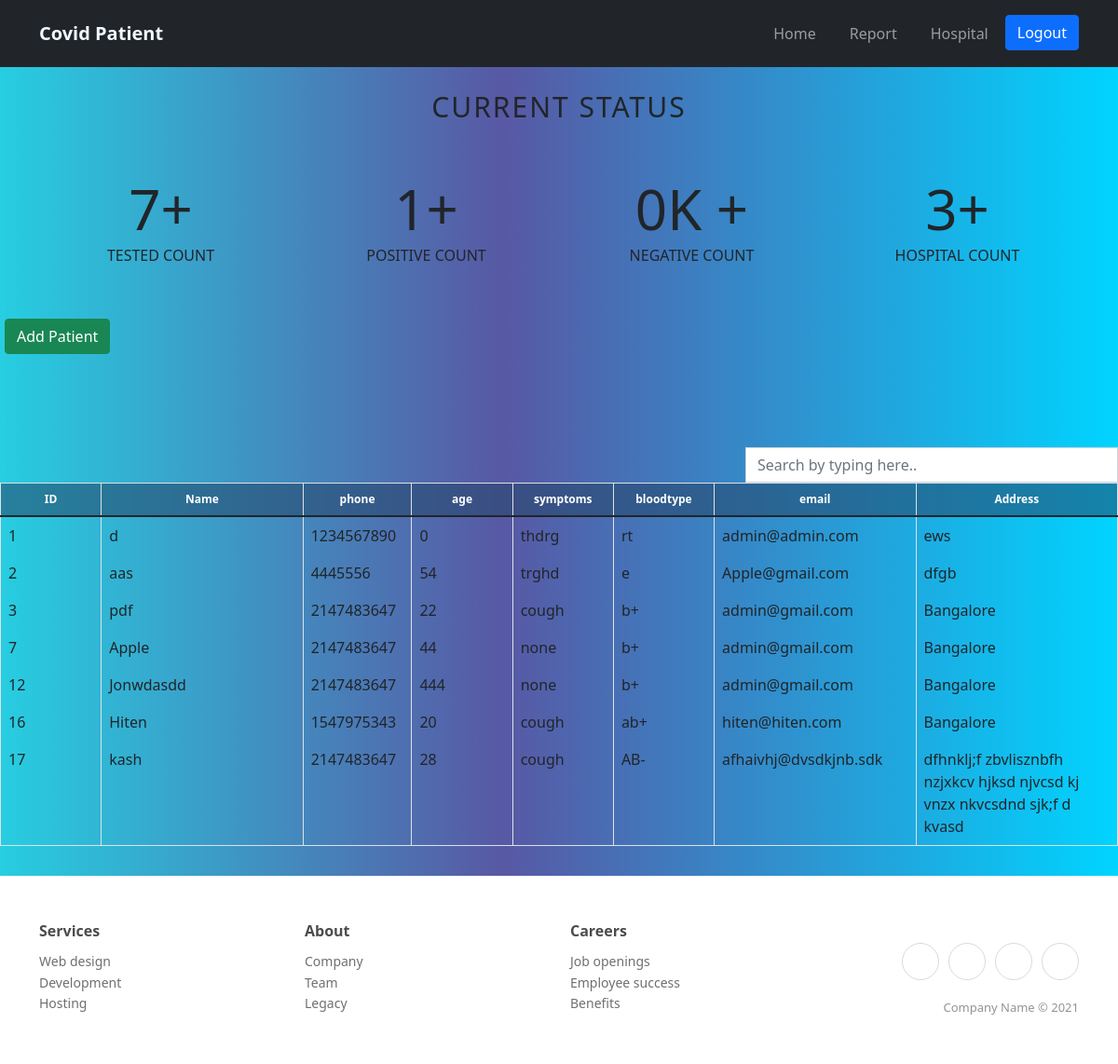
/dashboard.php, run on an earlier commit of the app's database.
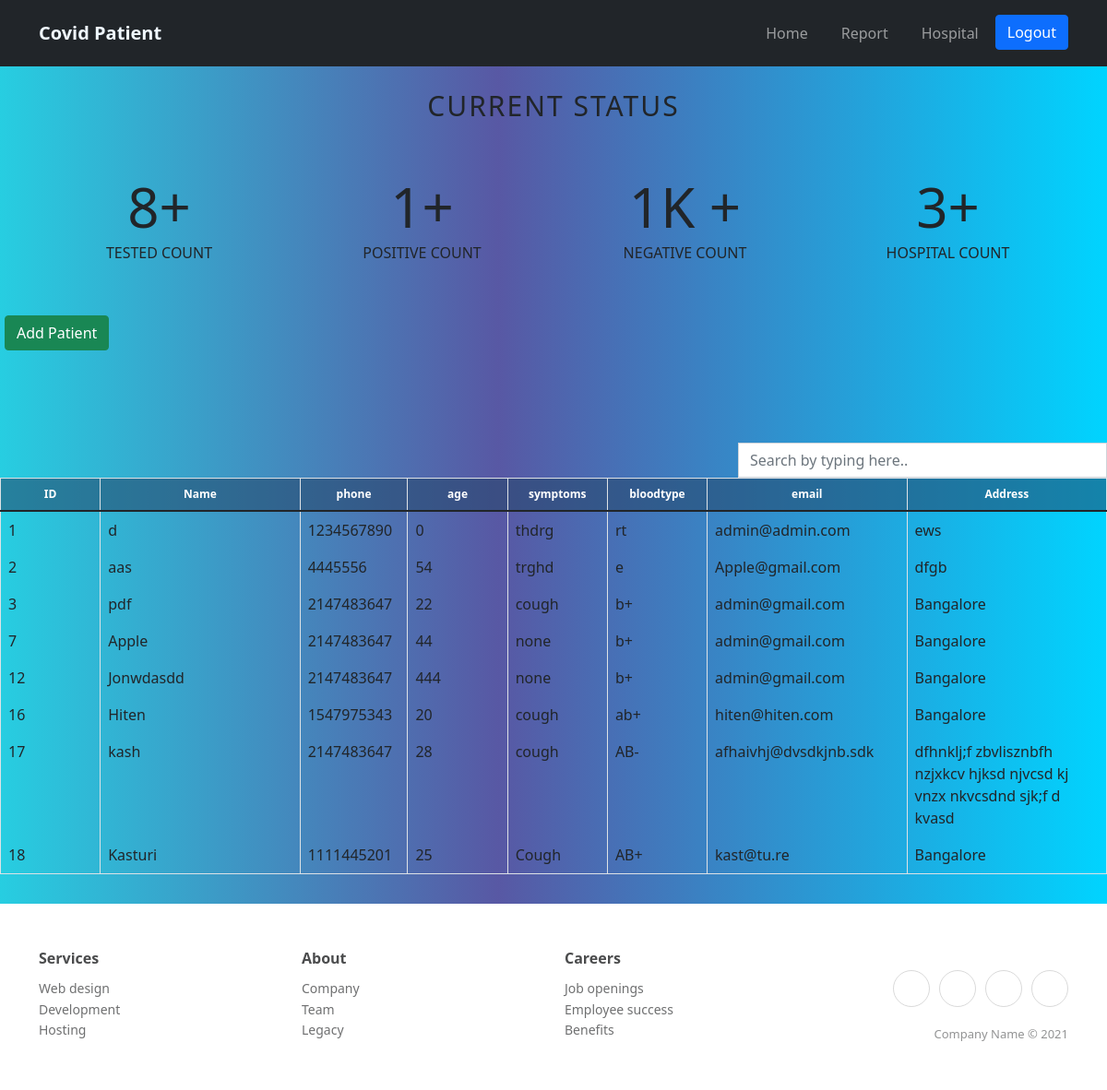
And on a later commit of the database.
### tables this page shows
CREATE TABLE `patient` (
  `pid` int(11) NOT NULL,
  `pname` varchar(255) NOT NULL,
  `phno` int(11) NOT NULL,
  `age` int(11) NOT NULL,
  `symptoms` varchar(255) NOT NULL,
  `bloodtype` varchar(100) NOT NULL,
  `email` varchar(255) NOT NULL,
  `address` text NOT NULL
);

### dashboard.php (the view, shortened to what this page needs)
<!DOCTYPE html>
<html lang="en">
<head>
</head>
<body>
  <?php include './count.php'; ?>
  <div><a href='./register.php' style="color: aliceblue;">
      <button class="btn btn-success" style="margin-left: 5px;">
        Add Patient
      </button></a>
  </div>
  <div class="col-md-12 search-table-col">
    <div class="form-group pull-right col-lg-4"><input type="text" class="search form-control" placeholder="Search by typing here.."></div><span class="counter pull-right"></span>
    <div class="table-responsive table table-hover table-bordered results">
      <table class="table table-hover table-bordered">
        <thead class="bill-header cs">
          <tr>
            <th id="trs-hd-1" class="col-lg-1">ID</th>
            <th id="trs-hd-2" class="col-lg-2">Name</th>
            <th id="trs-hd-3" class="col-lg-1">phone</th>
            <th id="trs-hd-4" class="col-lg-1">age</th>
            <th id="trs-hd-5" class="col-lg-1">symptoms</th>
            <th id="trs-hd-6" class="col-lg-1">bloodtype</th>
            <th id="trs-hd-7" class="col-lg-2">email </th>
            <th id="trs-hd-8" class="col-lg-2">Address </th>
          </tr>
        </thead>
        <tbody>
          <?php
          $server = 'localhost';
          $user = "root";
          $password = "";
          $conn = mysqli_connect($server, $user, $password);
          $sql = "SELECT * FROM covid_patient.patient";
          $result = mysqli_query($conn, $sql);
          if ($result->num_rows <= 0) {
            echo '<tr class="warning no-result">
            <td colspan="12"><i class="fa fa-warning"></i> No Result !!!</td>
          </tr>';
          } else {
            while ($row = $result->fetch_assoc()) {
              echo '
                  <tr>
                    <td>' . $row["pid"] . '</td>
                    <td>' . $row["pname"] . '</td>
                    <td>' . $row["phno"] . '</td>
                    <td>' . $row["age"] . '</td>
                    <td>' . $row["symptoms"] . '</td>
                    <td>' . $row["bloodtype"] . '</td>
                    <td>' . $row["email"] . '</td>
                    <td>' . $row["address"] . '</td>
                    ';
            }
          }
          ?>
        </tbody>
      </table>
    </div>
  </div>
  <footer class="footer-clean">
    <div class="container">
      <div class="row justify-content-center">
        <div class="col-sm-4 col-md-3 item">
          <h3>Services</h3>
          <ul>
            <li><a href="#">Web design</a></li>
            <li><a href="#">Development</a></li>
            <li><a href="#">Hosting</a></li>
          </ul>
        </div>
        <div class="col-sm-4 col-md-3 item">
          <h3>About</h3>
          <ul>
            <li><a href="#">Company</a></li>
            <li><a href="#">Team</a></li>
            <li><a href="#">Legacy</a></li>
          </ul>
        </div>
        <div class="col-sm-4 col-md-3 item">
          <h3>Careers</h3>
          <ul>
            <li><a href="#">Job openings</a></li>
            <li><a href="#">Employee success</a></li>
            <li><a href="#">Benefits</a></li>
          </ul>
        </div>
        <div class="col-lg-3 item social"><a href="#"></a><a href="#"></a><a href="#"></a><a href="#"></a>
          <p class="copyright">Company Name © 2021</p>
        </div>
      </div>
    </div>
  </footer>
</body>
</html>

### count.php (shortened to what this page needs)
<section data-aos="fade-up" data-aos-duration="400" data-aos-once="true" class="font-dark">
  <div class="container">
    <h3 data-aos="fade-up" data-aos-duration="400" data-aos-delay="200" data-aos-once="true" class="text-center all-capital p-4" style="font-size: 30px;font-weight: 300;line-height: 38px;letter-spacing: 2px;">
      Current Status</h3>
    <div class="row row-cols-1 row-cols-sm-1 row-cols-md-2 row-cols-lg-4 row-cols-xl-4 row-cols-xxl-4" data-aos="fade-up" data-aos-duration="800" data-aos-delay="150" data-aos-once="true" style="padding-top: 20px;padding-bottom: 40px;">
      <div class="col">
        <div><span class="Justify-Flex-Center purecounter counter-font count plus" data-purecounter-start="0" data-purecounter-end="20" data-purecounter-duration="2">
            <?php
             $server = 'localhost';
             $user = "root";
             $password = "";
             $conn = mysqli_connect($server, $user, $password, 'covid_patient');
             $sql = "SELECT COUNT(*) AS Count FROM `patient`;";
             $result = mysqli_query($conn, $sql);
             if ($result->num_rows <= 0) {
               echo '<tr class="warning no-result">
           <td colspan="12"><i class="fa fa-warning"></i> No Result !!!</td>
         </tr>';
             } else {
               while ($row = $result->fetch_assoc()) {
                 echo '
                 <tr>
                   <td>' . $row["Count"] . '</td>';
               }
             }
             ?> </span>
          <p class="text-center text-uppercase">Tested Count<br></p>
        </div>
      </div>
      <div class="col">
        <div><span class="Justify-Flex-Center purecounter counter-font plus" data-purecounter-start="0" data-purecounter-end="450" data-purecounter-duration="1">
            <?php
             $server = 'localhost';
             $user = "root";
             $password = "";
             $conn = mysqli_connect($server, $user, $password, 'covid_patient');
             $sql = "SELECT COUNT(status) AS Count FROM `report` where status='positive';";
             $result = mysqli_query($conn, $sql);
             if ($result->num_rows <= 0) {
               echo '<tr class="warning no-result">
           <td colspan="12"><i class="fa fa-warning"></i> No Result !!!</td>
         </tr>';
             } else {
               while ($row = $result->fetch_assoc()) {
                 echo '
                 <tr>
                   <td>' . $row["Count"] . '</td>';
               }
             }
             ?></span>
          <p class="text-center text-uppercase">Positive Count<br></p>
        </div>
      </div>
      <div class="col">
        <div><span class="Justify-Flex-Center purecounter counter-font plus-k" data-purecounter-start="0" data-purecounter-end="23" data-purecounter-duration="1">
            <?php
             $server = 'localhost';
             $user = "root";
             $password = "";
             $conn = mysqli_connect($server, $user, $password, 'covid_patient');
             $sql = "SELECT COUNT(status) AS Count FROM `report` where status='negative';";
             $result = mysqli_query($conn, $sql);
             if ($result->num_rows <= 0) {
               echo '<tr class="warning no-result">
           <td colspan="12"><i class="fa fa-warning"></i> No Result !!!</td>
         </tr>';
             } else {
               while ($row = $result->fetch_assoc()) {
                 echo '
                 <tr>
                   <td>' . $row["Count"] . '</td>';
               }
             }
             ?></span>
          <p class="text-center text-uppercase">Negative Count<br></p>
        </div>
      </div>
      <div class="col">
        <div><span class="Justify-Flex-Center purecounter counter-font plus" data-purecounter-start="0" data-purecounter-end="275" data-purecounter-duration="1">
            <?php
             $server = 'localhost';
             $user = "root";
             $password = "";
             $conn = mysqli_connect($server, $user, $password, 'covid_patient');
             $sql = "SELECT COUNT(*) AS Count FROM `hospital` ;";
             $result = mysqli_query($conn, $sql);
             if ($result->num_rows <= 0) {
               echo '<tr class="warning no-result">
           <td colspan="12"><i class="fa fa-warning"></i> No Result !!!</td>
         </tr>';
             } else {
               while ($row = $result->fetch_assoc()) {
                 echo '
                 <tr>
                   <td>' . $row["Count"] . '</td>';
               }
             }
             ?></span>
          <p class="text-center text-uppercase">Hospital Count<br></p>
        </div>
      </div>
    </div>
  </div>
</section>

What changed in the data, as far as the page shows it:
added patient: pid "18", pname "Kasturi", phno "1111445201", age "25", symptoms "Cough", bloodtype "AB+", email "kast@tu.re", address "Bangalore"
Also different on the page:
new list line: "8"
new list line: "1"
list line gone: "7"
list line gone: "0"
